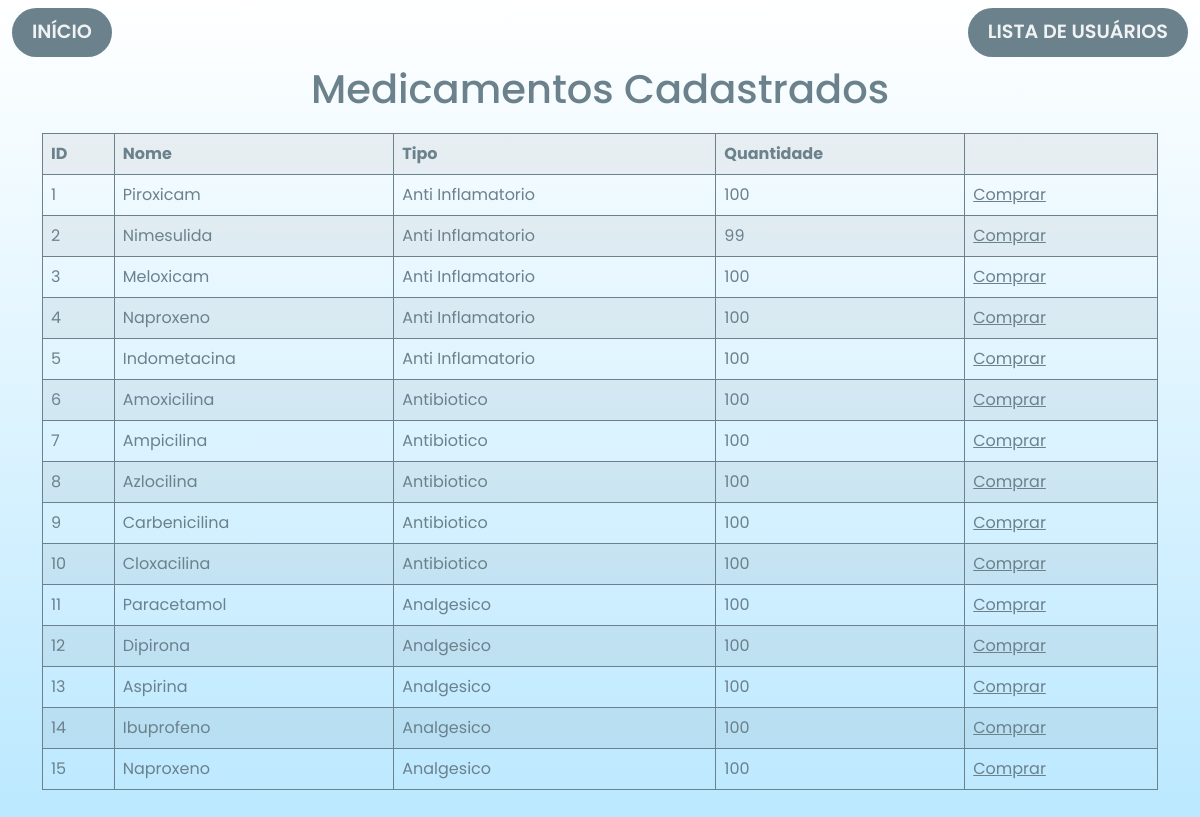
/medicamentos/2, run on the app's committed database.
### app_siom/models.py (models this page shows, shortened)
class Medicamento(models.Model):
    nome = models.CharField(max_length=255)
    tipo = models.CharField(max_length=20, choices=[('Antibiotico','antibiotico'),('Anti Inflamatorio','anti_inflamatorio'),('Analgesico','analgesico')])
    quantidade = models.IntegerField()

### app_siom/views.py (the view)
# urls.py: path('medicamentos/<int:id>',views.receber_compra,name='listagem_medicamentos')
def receber_compra(request,id):
    context = {'medicamentos': Medicamento.objects.all()}
    medicamento = Medicamento.objects.get(id=id)
    if medicamento.quantidade > 0:
        medicamento.quantidade -= 1
        medicamento.save()
    return render(request, 'usuarios/medicamentos.html',context)

### app_siom/templates/usuarios/medicamentos.html
{% extends 'usuarios/base.html' %}
{% block conteudo %}
<div class="container table-container">
    <h1 class="table-h1">Medicamentos Cadastrados</h1>
    <table class="table table-striped">
        <tr>
            <th>ID</th>
            <th>Nome</th>
            <th>Tipo</th>
            <th>Quantidade</th>
            <th></th>
        </tr>
        {% for medicamento in medicamentos %}
        <tr>
            <td>{{medicamento.id}}</td>
            <td>{{medicamento.nome}}</td>
            <td>{{medicamento.tipo}}</td>
            <td>{{medicamento.quantidade}}</td>
            <td><a style="text-decoration: underline; color: #6b818c; "
                    href="{% url 'listagem_medicamentos' id=medicamento.id %}">Comprar</a></td>
        </tr>
        {% endfor %}
    </table>
</div>
{% endblock %}

### app_siom/static/css/layout.css (style rules this page uses)
body { font-family: 'Poppins', sans-serif; background-image: linear-gradient(white, rgb(183, 231, 255)); background-position: center; background-repeat: no-repeat; }
::placeholder { font-size: 1.1rem; color: #6b818c; }
table { border-collapse: collapse; }
th, td, table { color: #6b818c; border: 1px solid #6b818c; }
.table-h1 { color: #6b818c; text-align: center; margin-bottom: 20px; }
.table-container { height: 100vh; }

### data on the page
Medicamento: id "1", nome "Piroxicam", tipo "Anti Inflamatorio", quantidade "100"
Medicamento: id "2", nome "Nimesulida", tipo "Anti Inflamatorio", quantidade "99"
Medicamento: id "3", nome "Meloxicam", tipo "Anti Inflamatorio", quantidade "100"
Medicamento: id "4", nome "Naproxeno", tipo "Anti Inflamatorio", quantidade "100"
Medicamento: id "5", nome "Indometacina", tipo "Anti Inflamatorio", quantidade "100"
Medicamento: id "6", nome "Amoxicilina", tipo "Antibiotico", quantidade "100"
Medicamento: id "7", nome "Ampicilina", tipo "Antibiotico", quantidade "100"
Medicamento: id "8", nome "Azlocilina", tipo "Antibiotico", quantidade "100"
Medicamento: id "9", nome "Carbenicilina", tipo "Antibiotico", quantidade "100"
Medicamento: id "10", nome "Cloxacilina", tipo "Antibiotico", quantidade "100"
Medicamento: id "11", nome "Paracetamol", tipo "Analgesico", quantidade "100"
Medicamento: id "12", nome "Dipirona", tipo "Analgesico", quantidade "100"
Medicamento: id "13", nome "Aspirina", tipo "Analgesico", quantidade "100"
Medicamento: id "14", nome "Ibuprofeno", tipo "Analgesico", quantidade "100"
Medicamento: id "15", nome "Naproxeno", tipo "Analgesico", quantidade "100"
